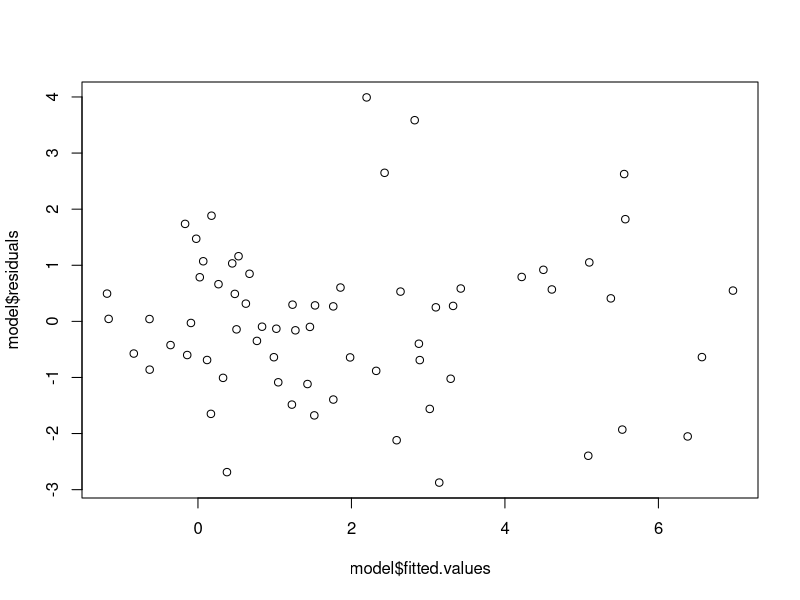

Recreate this plot in R.
# Question 2 Studying Crime data

crime_data = read.table("Ericksen.dat.txt", header = TRUE)

# Part a : Regression with all variables

model = lm(Undercount ~ Minority + Crime + Poverty + Language + HighSchool + Housing + Conventional, data=crime_data)

summary(model)

# Residual Plot
plot(model$fitted.values, model$residuals)
